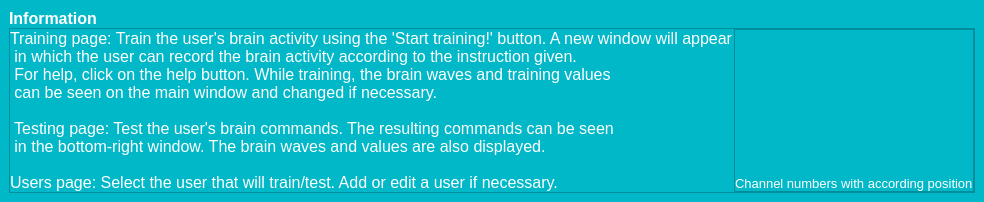
         <widget class="QCustomSlideMenu" name="infoWidgetTrain" native="true">
          <property name="sizePolicy">
           <sizepolicy hsizetype="Preferred" vsizetype="Preferred">
            <horstretch>0</horstretch>
            <verstretch>0</verstretch>
           </sizepolicy>
          </property>
          <property name="maximumSize">
           <size>
            <width>16777215</width>
            <height>0</height>
           </size>
          </property>
          <property name="styleSheet">
           <string notr="true">background-color: rgb(0, 184, 200);
color: rgb(255, 255, 255);</string>
          </property>
          <layout class="QVBoxLayout" name="verticalLayout_12">
           <property name="spacing">
            <number>0</number>
           </property>
           <property name="leftMargin">
            <number>9</number>
           </property>
           <property name="topMargin">
            <number>9</number>
           </property>
           <property name="rightMargin">
            <number>9</number>
           </property>
           <property name="bottomMargin">
            <number>9</number>
           </property>
           <item>
            <widget class="QLabel" name="label_13">
             <property name="font">
              <font>
               <pointsize>12</pointsize>
               <bold>true</bold>
              </font>
             </property>
             <property name="text">
              <string>Information</string>
             </property>
            </widget>
           </item>
           <item>
            <widget class="QFrame" name="frame_10">
             <property name="sizePolicy">
              <sizepolicy hsizetype="Preferred" vsizetype="Expanding">
               <horstretch>0</horstretch>
               <verstretch>0</verstretch>
              </sizepolicy>
             </property>
             <property name="styleSheet">
              <string notr="true"/>
             </property>
             <property name="frameShape">
              <enum>QFrame::StyledPanel</enum>
             </property>
             <property name="frameShadow">
              <enum>QFrame::Raised</enum>
             </property>
             <layout class="QHBoxLayout" name="horizontalLayout_5" stretch="0,0">
              <property name="spacing">
               <number>0</number>
              </property>
              <property name="leftMargin">
               <number>0</number>
              </property>
              <property name="topMargin">
               <number>0</number>
              </property>
              <property name="rightMargin">
               <number>0</number>
              </property>
              <property name="bottomMargin">
               <number>0</number>
              </property>
              <item>
               <widget class="QLabel" name="label_14">
                <property name="sizePolicy">
                 <sizepolicy hsizetype="Preferred" vsizetype="Preferred">
                  <horstretch>80</horstretch>
                  <verstretch>0</verstretch>
                 </sizepolicy>
                </property>
                <property name="font">
                 <font>
                  <pointsize>12</pointsize>
                 </font>
                </property>
                <property name="text">
                 <string>Training page: Train the user's brain activity using the 'Start training!' button. A new window will appear
 in which the user can record the brain activity according to the instruction given.
 For help, click on the help button. While training, the brain waves and training values
 can be seen on the main window and changed if necessary.

 Testing page: Test the user's brain commands. The resulting commands can be seen
 in the bottom-right window. The brain waves and values are also displayed.

Users page: Select the user that will train/test. Add or edit a user if necessary.</string>
                </property>
               </widget>
              </item>
              <item>
               <widget class="QFrame" name="frame_11">
                <property name="sizePolicy">
                 <sizepolicy hsizetype="Preferred" vsizetype="Preferred">
                  <horstretch>0</horstretch>
                  <verstretch>0</verstretch>
                 </sizepolicy>
                </property>
                <property name="minimumSize">
                 <size>
                  <width>169</width>
                  <height>108</height>
                 </size>
                </property>
                <property name="styleSheet">
                 <string notr="true"/>
                </property>
                <property name="frameShape">
                 <enum>QFrame::StyledPanel</enum>
                </property>
                <property name="frameShadow">
                 <enum>QFrame::Raised</enum>
                </property>
                <layout class="QVBoxLayout" name="verticalLayout_13">
                 <property name="spacing">
                  <number>0</number>
                 </property>
                 <property name="leftMargin">
                  <number>0</number>
                 </property>
                 <property name="topMargin">
                  <number>0</number>
                 </property>
                 <property name="rightMargin">
                  <number>0</number>
                 </property>
                 <property name="bottomMargin">
                  <number>0</number>
                 </property>
                 <item>
                  <widget class="QWidget" name="widget_11" native="true">
                   <property name="sizePolicy">
                    <sizepolicy hsizetype="Preferred" vsizetype="Expanding">
                     <horstretch>0</horstretch>
                     <verstretch>0</verstretch>
                    </sizepolicy>
                   </property>
                   <property name="styleSheet">
                    <string notr="true">image: url(:/newPrefix/pictures/EEG cap.png);</string>
                   </property>
                  </widget>
                 </item>
                 <item>
                  <widget class="QLabel" name="label_15">
                   <property name="font">
                    <font>
                     <pointsize>10</pointsize>
                    </font>
                   </property>
                   <property name="text">
                    <string>Channel numbers with according position</string>
                   </property>
                  </widget>
                 </item>
                </layout>
               </widget>
              </item>
             </layout>
            </widget>
           </item>
          </layout>
         </widget>
